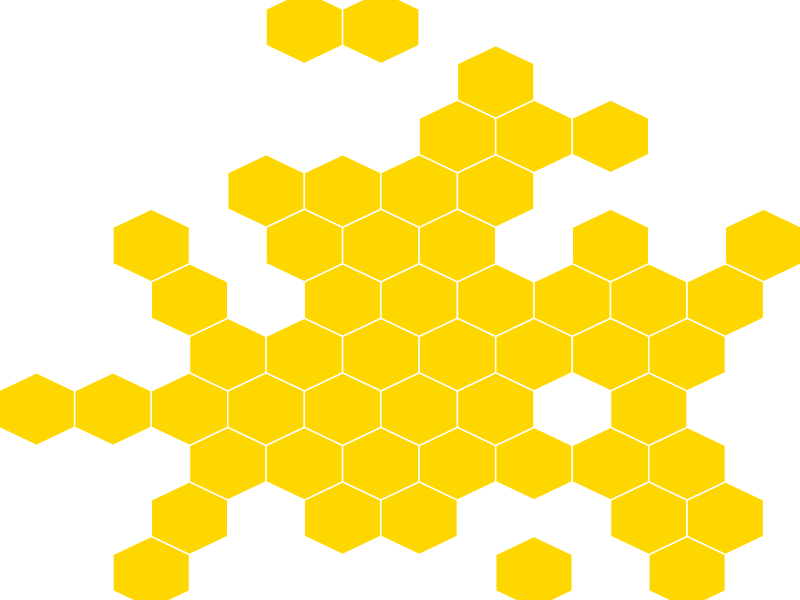
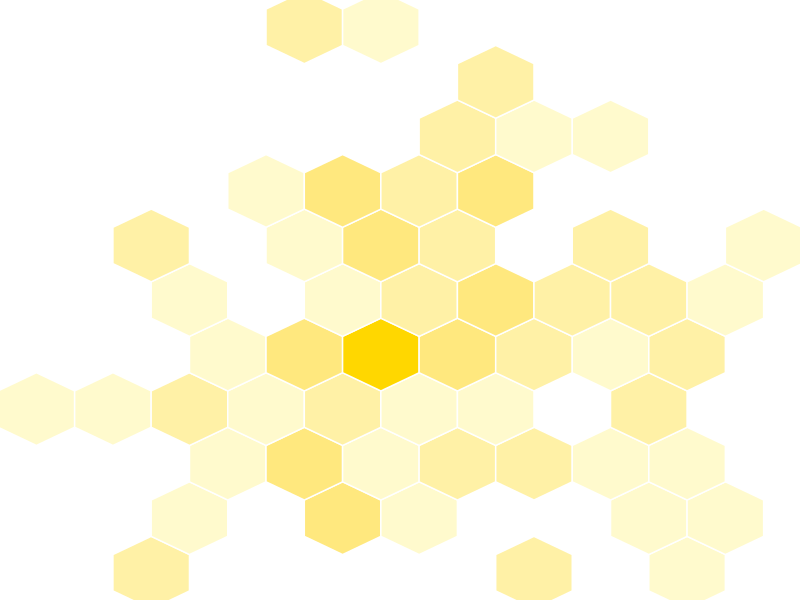
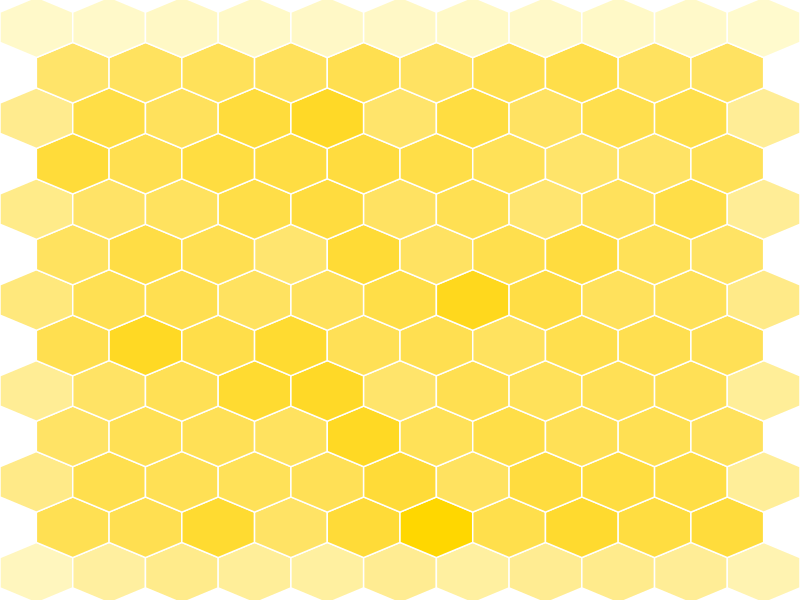
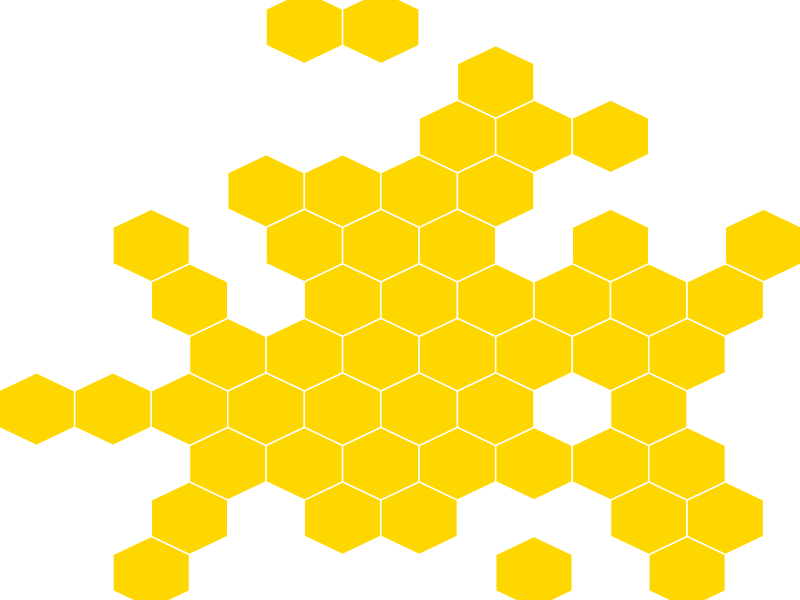
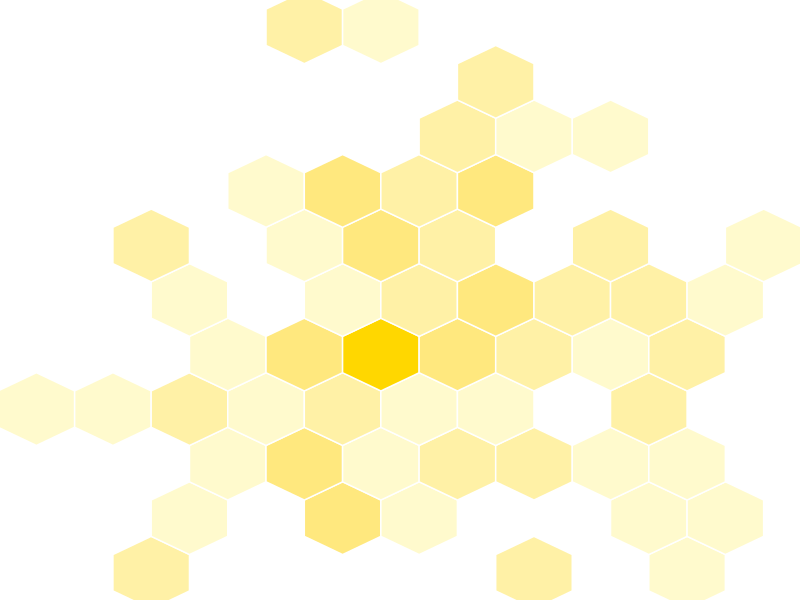
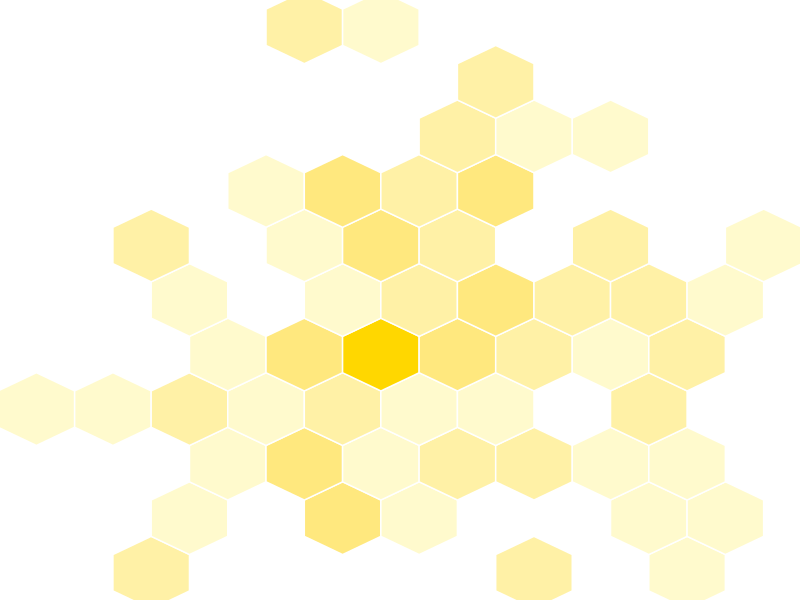

The R source for these figures, in order:
## ---- chunk 1
library(ggplot2)
set.seed(123)
data <- data.frame(x = rnorm(100, mean = 0, sd = 0.05),  # Tighter cluster around 0
                   y = rnorm(100, mean = 0, sd = 0.05))  # Tighter cluster around 0

# Filter out extreme points
data <- data[data$x > -0.1 & data$x < 0.1 & data$y > -0.1 & data$y < 0.1, ]

# Create plt with  gold yellow hexagons
hc <-ggplot(data, aes(x = x, y = y)) +
  geom_hex(aes(fill = ..count..), color = "white", binwidth = c(0.02, 0.02)) + # Specify binwidth for larger hexagons
  scale_fill_gradient(low = "#FFD700", high = "#FFD700") +
  theme_void()+theme(legend.position= "none")
hc

ggsave("resources/images/small_hc_solid.png", hc) #save the hex

## ---- chunk 2
set.seed(123)
data <- data.frame(x = rnorm(100, mean = 0, sd = 0.05),  # Tighter cluster around 0
                   y = rnorm(100, mean = 0, sd = 0.05))  # Tighter cluster around 0

# Filter out extreme points
data <- data[data$x > -0.1 & data$x < 0.1 & data$y > -0.1 & data$y < 0.1, ]

# Create a ggplot with larger gold yellow hexagons
hc <-ggplot(data, aes(x = x, y = y)) +
  geom_hex(aes(fill = ..count..), color = "white", binwidth = c(0.02, 0.02)) + # Specify binwidth for larger hexagons
  scale_fill_gradient(low = "#FFFACD", high = "#FFD700") + # Gold yellow color
  theme_void()+theme(legend.position= "none")
hc

ggsave("resources/images/small_hc_gradient.png", hc) #save the hex
## ---- chunk 3
set.seed(123)
data <- data.frame(x = runif(10000, min = -0.1, max = 0.1),  # Uniform distribution
                   y = runif(10000, min = -0.1, max = 0.1),  d = runif(10000, min = -0.1, max = 0.1) )  # Uniform distribution

# Create a ggplot with larger gold yellow hexagons
ggplot(data, aes(x = x, y = y, fill =d)) +
  geom_hex(aes(fill = ..count..), color = "white", binwidth = c(0.02, 0.02)) + # Specify binwidth for hexagons
  scale_fill_gradient(low = "#FFFACD", high = "#FFD700") + # Gold yellow color
  theme_void() + theme(legend.position= "none")

ggsave("resources/images/grid_hc_gradient.png", hc) 
